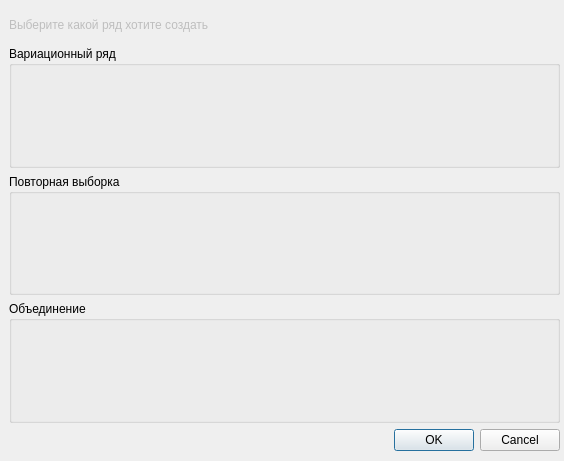
<?xml version="1.0" encoding="UTF-8"?>
<ui version="4.0">
 <class>CreateSampleDialog</class>
 <widget class="QDialog" name="CreateSampleDialog">
  <property name="geometry">
   <rect>
    <x>0</x>
    <y>0</y>
    <width>564</width>
    <height>461</height>
   </rect>
  </property>
  <property name="windowTitle">
   <string>QDialog</string>
  </property>
  <widget class="QWidget" name="verticalLayoutWidget">
   <property name="geometry">
    <rect>
     <x>9</x>
     <y>10</y>
     <width>551</width>
     <height>441</height>
    </rect>
   </property>
   <layout class="QVBoxLayout" name="mainLayout">
    <item>
     <widget class="QLabel" name="label">
      <property name="enabled">
       <bool>false</bool>
      </property>
      <property name="sizePolicy">
       <sizepolicy hsizetype="Minimum" vsizetype="Minimum">
        <horstretch>0</horstretch>
        <verstretch>0</verstretch>
       </sizepolicy>
      </property>
      <property name="minimumSize">
       <size>
        <width>300</width>
        <height>30</height>
       </size>
      </property>
      <property name="maximumSize">
       <size>
        <width>300</width>
        <height>30</height>
       </size>
      </property>
      <property name="text">
       <string>Выберите какой ряд хотите создать</string>
      </property>
     </widget>
    </item>
    <item>
     <widget class="QGroupBox" name="varSeries">
      <property name="title">
       <string>Вариационный ряд</string>
      </property>
     </widget>
    </item>
    <item>
     <widget class="QGroupBox" name="reSlamping">
      <property name="title">
       <string>Повторная выборка</string>
      </property>
     </widget>
    </item>
    <item>
     <widget class="QGroupBox" name="unioin">
      <property name="title">
       <string>Объединение</string>
      </property>
     </widget>
    </item>
    <item>
     <widget class="QDialogButtonBox" name="buttonBox">
      <property name="orientation">
       <enum>Qt::Horizontal</enum>
      </property>
      <property name="standardButtons">
       <set>QDialogButtonBox::Cancel|QDialogButtonBox::Ok</set>
      </property>
     </widget>
    </item>
   </layout>
  </widget>
 </widget>
 <resources/>
 <connections>
  <connection>
   <sender>buttonBox</sender>
   <signal>accepted()</signal>
   <receiver>CreateSampleDialog</receiver>
   <slot>accept()</slot>
   <hints>
    <hint type="sourcelabel">
     <x>248</x>
     <y>254</y>
    </hint>
    <hint type="destinationlabel">
     <x>157</x>
     <y>274</y>
    </hint>
   </hints>
  </connection>
  <connection>
   <sender>buttonBox</sender>
   <signal>rejected()</signal>
   <receiver>CreateSampleDialog</receiver>
   <slot>reject()</slot>
   <hints>
    <hint type="sourcelabel">
     <x>316</x>
     <y>260</y>
    </hint>
    <hint type="destinationlabel">
     <x>286</x>
     <y>274</y>
    </hint>
   </hints>
  </connection>
 </connections>
</ui>
